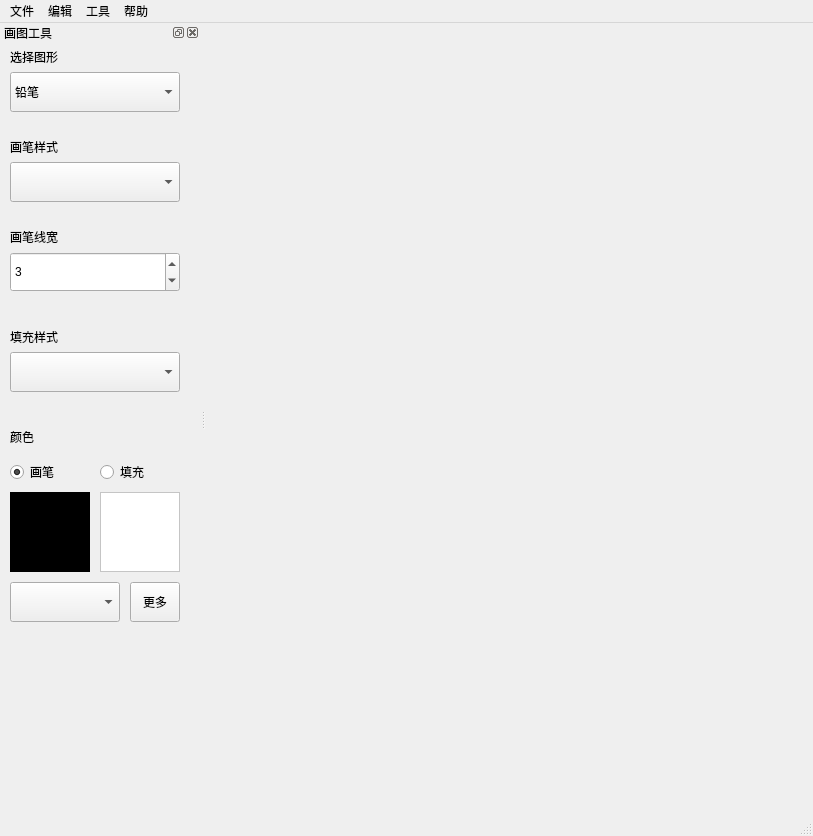
<?xml version="1.0" encoding="UTF-8"?>
<ui version="4.0">
 <class>MainWindow</class>
 <widget class="QMainWindow" name="MainWindow">
  <property name="geometry">
   <rect>
    <x>0</x>
    <y>0</y>
    <width>813</width>
    <height>836</height>
   </rect>
  </property>
  <property name="windowTitle">
   <string>画图</string>
  </property>
  <widget class="QWidget" name="centralwidget"/>
  <widget class="QMenuBar" name="menubar">
   <property name="geometry">
    <rect>
     <x>0</x>
     <y>0</y>
     <width>813</width>
     <height>21</height>
    </rect>
   </property>
   <widget class="QMenu" name="menu">
    <property name="title">
     <string>文件</string>
    </property>
    <addaction name="actionADD"/>
    <addaction name="actionopen"/>
    <addaction name="actionsave"/>
    <addaction name="actionsave_as"/>
    <addaction name="actionexit"/>
   </widget>
   <widget class="QMenu" name="menu_2">
    <property name="title">
     <string>编辑</string>
    </property>
    <addaction name="actionzoomin_2"/>
    <addaction name="actionzoomout_2"/>
    <addaction name="actionrestore_2"/>
    <addaction name="actionspin"/>
    <addaction name="actionstretch"/>
    <addaction name="actiondelete_all"/>
   </widget>
   <widget class="QMenu" name="menu_3">
    <property name="title">
     <string>工具</string>
    </property>
    <addaction name="actiondrawing_technique"/>
   </widget>
   <widget class="QMenu" name="menu_4">
    <property name="title">
     <string>帮助</string>
    </property>
    <addaction name="actionabout_software"/>
   </widget>
   <addaction name="menu"/>
   <addaction name="menu_2"/>
   <addaction name="menu_3"/>
   <addaction name="menu_4"/>
  </widget>
  <widget class="QStatusBar" name="statusbar"/>
  <widget class="QDockWidget" name="dockWidget">
   <property name="sizePolicy">
    <sizepolicy hsizetype="Fixed" vsizetype="Fixed">
     <horstretch>0</horstretch>
     <verstretch>0</verstretch>
    </sizepolicy>
   </property>
   <property name="minimumSize">
    <size>
     <width>200</width>
     <height>35</height>
    </size>
   </property>
   <property name="windowIcon">
    <iconset theme="画图工具">
     <normaloff>.</normaloff>.</iconset>
   </property>
   <property name="toolTip">
    <string>&lt;html&gt;&lt;head/&gt;&lt;body&gt;&lt;p&gt;画图工具&lt;/p&gt;&lt;/body&gt;&lt;/html&gt;</string>
   </property>
   <property name="whatsThis">
    <string>&lt;html&gt;&lt;head/&gt;&lt;body&gt;&lt;p&gt;&lt;span style=&quot; font-weight:600; color:#5500ff;&quot;&gt;画图工具&lt;/span&gt;&lt;/p&gt;&lt;p&gt;&lt;span style=&quot; color:#5500ff;&quot;&gt;&lt;br/&gt;&lt;/span&gt;&lt;/p&gt;&lt;/body&gt;&lt;/html&gt;</string>
   </property>
   <property name="accessibleName">
    <string>画图工具</string>
   </property>
   <property name="styleSheet">
    <string notr="true">画图工具
</string>
   </property>
   <property name="windowTitle">
    <string>画图工具</string>
   </property>
   <attribute name="dockWidgetArea">
    <number>1</number>
   </attribute>
   <widget class="QWidget" name="dockWidgetContents">
    <widget class="QComboBox" name="patternComboBox">
     <property name="geometry">
      <rect>
       <x>10</x>
       <y>30</y>
       <width>170</width>
       <height>40</height>
      </rect>
     </property>
     <property name="sizePolicy">
      <sizepolicy hsizetype="Fixed" vsizetype="Fixed">
       <horstretch>0</horstretch>
       <verstretch>0</verstretch>
      </sizepolicy>
     </property>
     <property name="minimumSize">
      <size>
       <width>150</width>
       <height>0</height>
      </size>
     </property>
     <item>
      <property name="text">
       <string>铅笔</string>
      </property>
     </item>
     <item>
      <property name="text">
       <string>直线</string>
      </property>
     </item>
     <item>
      <property name="text">
       <string>矩形</string>
      </property>
     </item>
     <item>
      <property name="text">
       <string>椭圆</string>
      </property>
     </item>
     <item>
      <property name="text">
       <string>橡皮</string>
      </property>
     </item>
    </widget>
    <widget class="QComboBox" name="penStyleComboBox">
     <property name="geometry">
      <rect>
       <x>10</x>
       <y>120</y>
       <width>170</width>
       <height>40</height>
      </rect>
     </property>
     <property name="minimumSize">
      <size>
       <width>150</width>
       <height>0</height>
      </size>
     </property>
     <property name="editable">
      <bool>false</bool>
     </property>
     <property name="currentText">
      <string/>
     </property>
    </widget>
    <widget class="QLabel" name="label_2">
     <property name="geometry">
      <rect>
       <x>10</x>
       <y>90</y>
       <width>100</width>
       <height>30</height>
      </rect>
     </property>
     <property name="text">
      <string>画笔样式</string>
     </property>
    </widget>
    <widget class="QLabel" name="label">
     <property name="geometry">
      <rect>
       <x>10</x>
       <y>180</y>
       <width>100</width>
       <height>30</height>
      </rect>
     </property>
     <property name="text">
      <string>画笔线宽</string>
     </property>
    </widget>
    <widget class="QSpinBox" name="penWidthSpinBox">
     <property name="geometry">
      <rect>
       <x>10</x>
       <y>210</y>
       <width>170</width>
       <height>40</height>
      </rect>
     </property>
     <property name="sizePolicy">
      <sizepolicy hsizetype="Fixed" vsizetype="Fixed">
       <horstretch>0</horstretch>
       <verstretch>0</verstretch>
      </sizepolicy>
     </property>
     <property name="minimum">
      <number>1</number>
     </property>
     <property name="maximum">
      <number>5</number>
     </property>
     <property name="value">
      <number>3</number>
     </property>
    </widget>
    <widget class="QLabel" name="label_5">
     <property name="geometry">
      <rect>
       <x>10</x>
       <y>380</y>
       <width>100</width>
       <height>30</height>
      </rect>
     </property>
     <property name="text">
      <string>颜色</string>
     </property>
    </widget>
    <widget class="QTextBrowser" name="penColor">
     <property name="geometry">
      <rect>
       <x>10</x>
       <y>450</y>
       <width>80</width>
       <height>80</height>
      </rect>
     </property>
     <property name="styleSheet">
      <string notr="true">background:black</string>
     </property>
    </widget>
    <widget class="QTextBrowser" name="brushColor">
     <property name="geometry">
      <rect>
       <x>100</x>
       <y>450</y>
       <width>80</width>
       <height>80</height>
      </rect>
     </property>
     <property name="styleSheet">
      <string notr="true">background:rgb(255, 255, 255)</string>
     </property>
    </widget>
    <widget class="QLabel" name="label_4">
     <property name="geometry">
      <rect>
       <x>10</x>
       <y>280</y>
       <width>100</width>
       <height>30</height>
      </rect>
     </property>
     <property name="text">
      <string>填充样式</string>
     </property>
    </widget>
    <widget class="QComboBox" name="brushPatternComboBox">
     <property name="geometry">
      <rect>
       <x>10</x>
       <y>310</y>
       <width>170</width>
       <height>40</height>
      </rect>
     </property>
     <property name="sizePolicy">
      <sizepolicy hsizetype="Fixed" vsizetype="Fixed">
       <horstretch>0</horstretch>
       <verstretch>0</verstretch>
      </sizepolicy>
     </property>
    </widget>
    <widget class="QComboBox" name="colorComboBox">
     <property name="geometry">
      <rect>
       <x>10</x>
       <y>540</y>
       <width>110</width>
       <height>40</height>
      </rect>
     </property>
    </widget>
    <widget class="QToolButton" name="ColorSelect">
     <property name="geometry">
      <rect>
       <x>130</x>
       <y>540</y>
       <width>50</width>
       <height>40</height>
      </rect>
     </property>
     <property name="text">
      <string>更多</string>
     </property>
    </widget>
    <widget class="QRadioButton" name="penRadioButton">
     <property name="geometry">
      <rect>
       <x>10</x>
       <y>410</y>
       <width>90</width>
       <height>40</height>
      </rect>
     </property>
     <property name="text">
      <string>画笔</string>
     </property>
     <property name="checkable">
      <bool>true</bool>
     </property>
     <property name="checked">
      <bool>true</bool>
     </property>
     <property name="autoExclusive">
      <bool>true</bool>
     </property>
    </widget>
    <widget class="QRadioButton" name="brushRadioButton">
     <property name="geometry">
      <rect>
       <x>100</x>
       <y>410</y>
       <width>90</width>
       <height>40</height>
      </rect>
     </property>
     <property name="text">
      <string>填充</string>
     </property>
     <property name="autoExclusive">
      <bool>true</bool>
     </property>
    </widget>
    <widget class="QLabel" name="label_3">
     <property name="geometry">
      <rect>
       <x>10</x>
       <y>0</y>
       <width>100</width>
       <height>30</height>
      </rect>
     </property>
     <property name="text">
      <string>选择图形</string>
     </property>
    </widget>
   </widget>
  </widget>
  <action name="actionADD">
   <property name="text">
    <string>新建</string>
   </property>
   <property name="toolTip">
    <string>新建</string>
   </property>
   <property name="statusTip">
    <string>新建文件</string>
   </property>
  </action>
  <action name="actionopen">
   <property name="text">
    <string>打开</string>
   </property>
   <property name="toolTip">
    <string>打开</string>
   </property>
   <property name="statusTip">
    <string>打开</string>
   </property>
  </action>
  <action name="actionsave">
   <property name="text">
    <string>保存</string>
   </property>
   <property name="toolTip">
    <string>保存</string>
   </property>
   <property name="statusTip">
    <string>保存</string>
   </property>
  </action>
  <action name="actionsave_as">
   <property name="text">
    <string>另存为</string>
   </property>
   <property name="toolTip">
    <string>另存为</string>
   </property>
   <property name="statusTip">
    <string>另存为</string>
   </property>
  </action>
  <action name="actionexit">
   <property name="text">
    <string>退出</string>
   </property>
   <property name="toolTip">
    <string>退出</string>
   </property>
   <property name="statusTip">
    <string>退出</string>
   </property>
  </action>
  <action name="actionzoomin_2">
   <property name="text">
    <string>放大</string>
   </property>
   <property name="toolTip">
    <string>放大</string>
   </property>
   <property name="statusTip">
    <string>放大</string>
   </property>
  </action>
  <action name="actionzoomout_2">
   <property name="text">
    <string>缩小</string>
   </property>
   <property name="statusTip">
    <string>缩小</string>
   </property>
  </action>
  <action name="actionrestore_2">
   <property name="text">
    <string>还原</string>
   </property>
   <property name="statusTip">
    <string>还原</string>
   </property>
  </action>
  <action name="actionspin">
   <property name="text">
    <string>旋转</string>
   </property>
   <property name="statusTip">
    <string>旋转</string>
   </property>
  </action>
  <action name="actionstretch">
   <property name="text">
    <string>拉伸</string>
   </property>
   <property name="statusTip">
    <string>拉伸</string>
   </property>
  </action>
  <action name="actiondelete_all">
   <property name="text">
    <string>清空</string>
   </property>
   <property name="statusTip">
    <string>清空</string>
   </property>
  </action>
  <action name="actiondrawing_technique">
   <property name="checkable">
    <bool>false</bool>
   </property>
   <property name="text">
    <string>绘图工具</string>
   </property>
   <property name="statusTip">
    <string>绘图工具</string>
   </property>
  </action>
  <action name="actionabout_software">
   <property name="text">
    <string>关于软件</string>
   </property>
   <property name="statusTip">
    <string>关于软件</string>
   </property>
  </action>
 </widget>
 <resources/>
 <connections/>
</ui>
